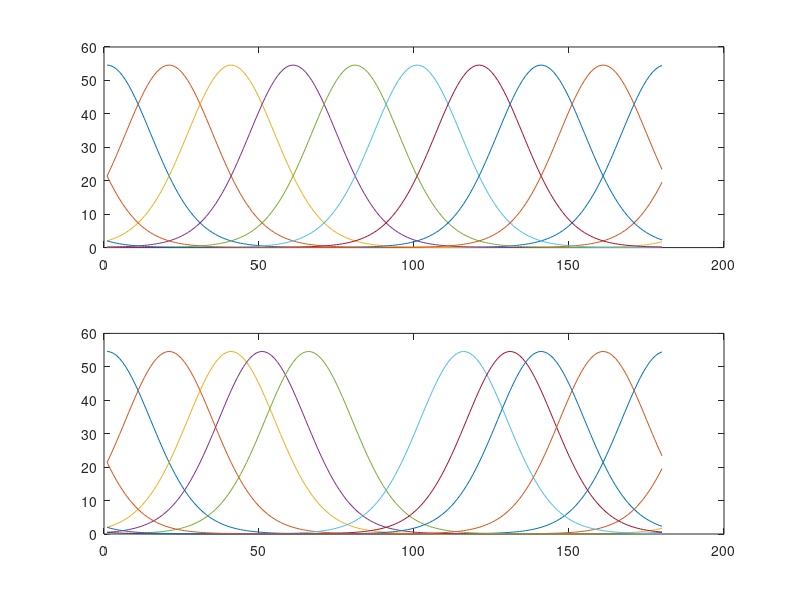
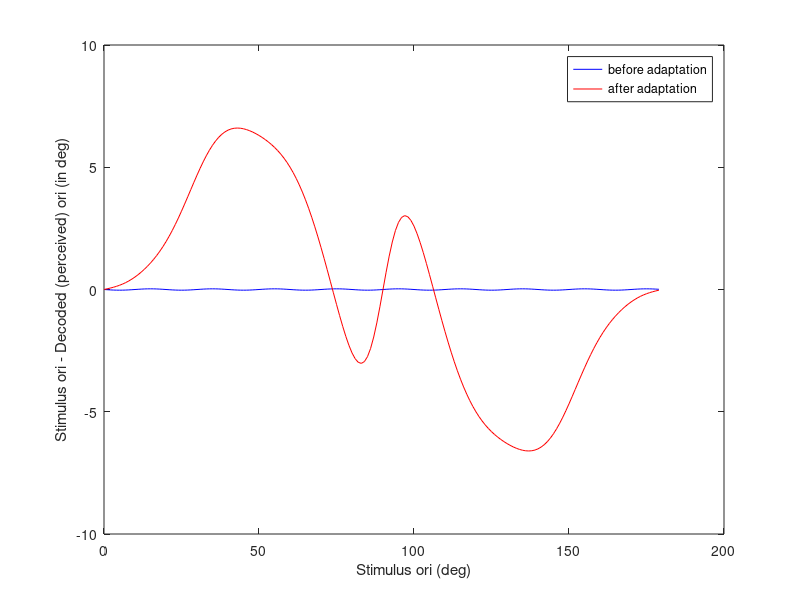

Recreate these plots in MATLAB, in order.
clf
figure(1)

ctr = 0:20:160;   %% centers of tuning curves;
ori = 0:179;
                    
%% a family of equally spaced tuning curves
         
Q = exp(4*cos(2*pi/180*(ones(length(ctr),1)*ori-ctr'*ones(1,length(ori)))));
subplot(2,1,1)
plot(Q')

%% these are the centers after adaptation (no change in magnitude!)

ctra = [0 20 40 50 65 115 130 140 160];  %% peaks after adaptation
               
Qa= exp(4*cos(2*pi/180*(ones(length(ctr),1)*ori-ctra'*ones(1,length(ori)))));
subplot(2,1,2)
plot(Qa')

%% now for each angle, compute the estimate of the orientation angle given
%% the population activity in both cases, for all oris from 0 to 180, using
%% vector averaging

V = exp(i*2*pi*ctr/180)' * ones(1,length(ori));  

%% estimate using the activity of the unadapted population
ori_est  = -unwrap(angle(sum(V.*Q)))*180/2/pi;

%% estimate using the activity of the adapted population with the original
%% label of the cells

ori_esta = -unwrap(angle(sum(V.*Qa)))*180/2/pi;

figure(2)
plot(ori,ori_est -ori,'b-'), hold on
plot(ori,ori_esta-ori,'r-')
legend('before adaptation','after adaptation')
ylabel('Stimulus ori - Decoded (perceived) ori (in deg)')
xlabel('Stimulus ori (deg)')

